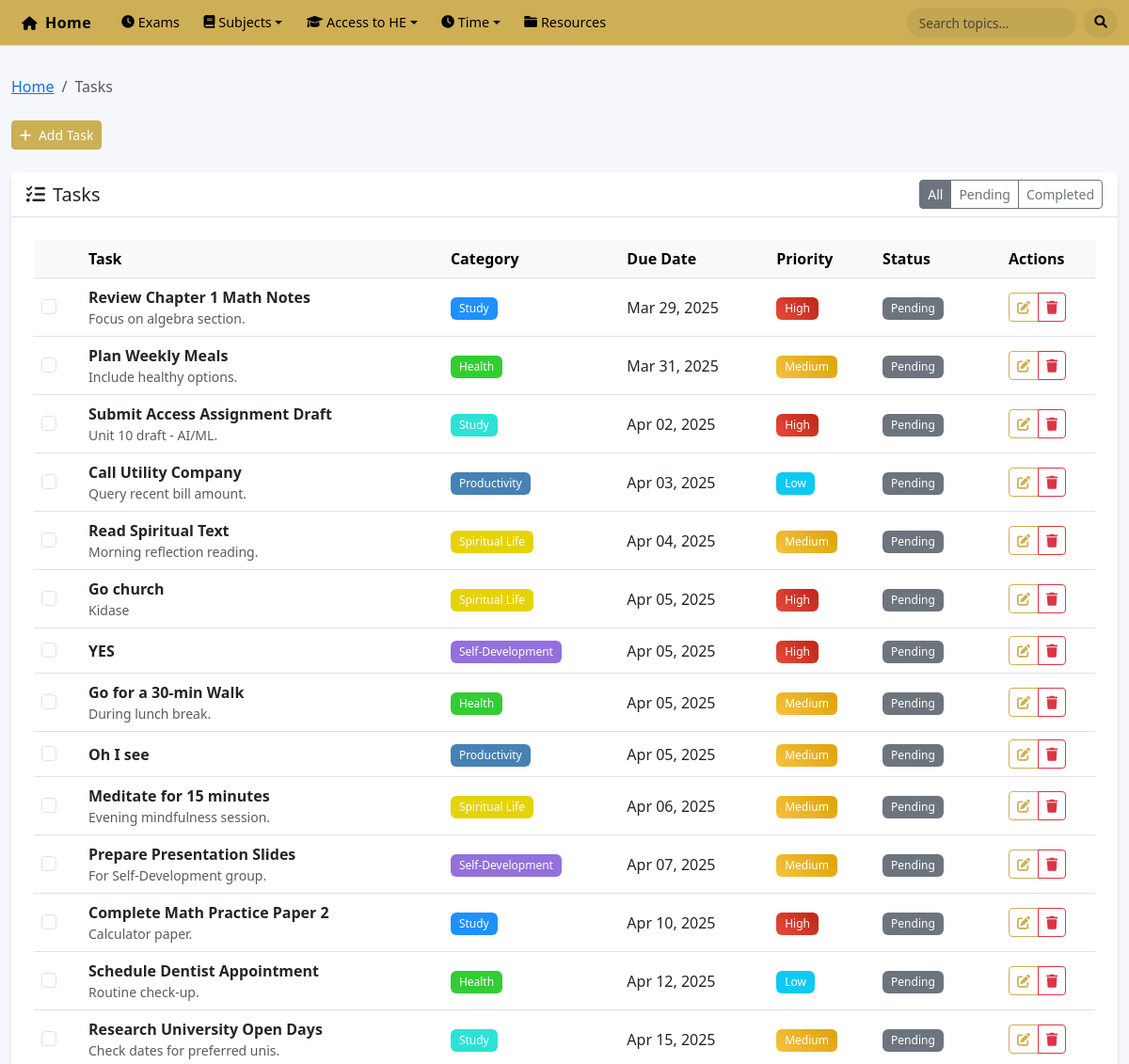
/pages/tasks.php (upper part), run on an earlier commit of the app's database.
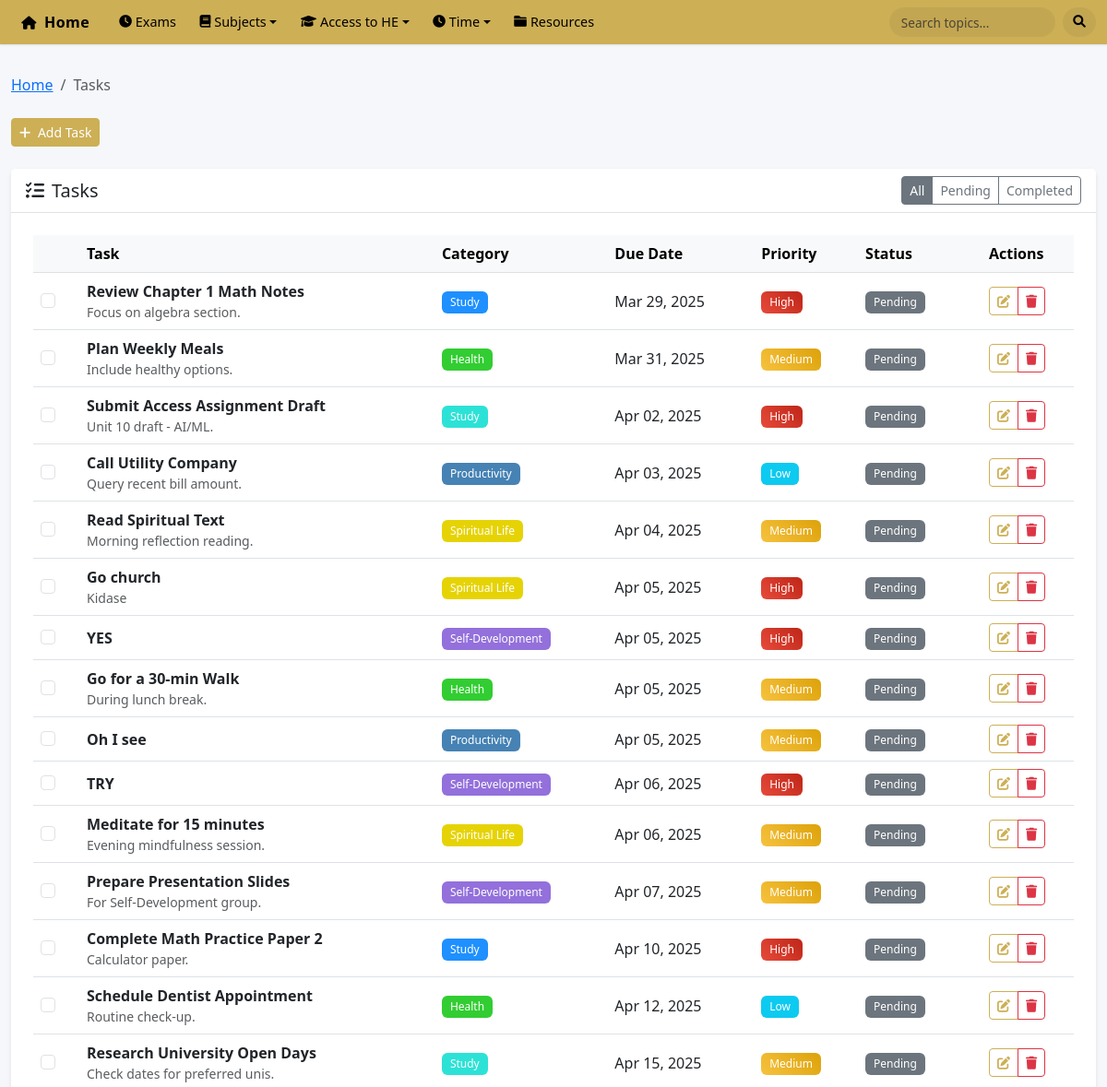
And on a later commit of the database.
### tables this page shows
CREATE TABLE `tasks` (
  `id` int(11) NOT NULL,
  `category_id` int(11) NOT NULL,
  `parent_task_id` int(11) DEFAULT NULL COMMENT 'For subtasks - references parent task',
  `title` varchar(255) NOT NULL,
  `description` text DEFAULT NULL,
  `task_type` enum('one-time','recurring') NOT NULL DEFAULT 'one-time',
  `priority` enum('low','medium','high') NOT NULL DEFAULT 'medium',
  `estimated_duration` int(11) DEFAULT 0 COMMENT 'Estimated duration in minutes',
  `due_date` date DEFAULT NULL,
  `due_time` time DEFAULT NULL,
  `status` enum('pending','in_progress','completed','not_done','snoozed') DEFAULT 'pending',
  `completion_percentage` decimal(5,2) DEFAULT 0.00,
  `is_active` tinyint(1) DEFAULT 1,
  `created_at` timestamp NOT NULL DEFAULT current_timestamp(),
  `updated_at` timestamp NOT NULL DEFAULT current_timestamp() ON UPDATE current_timestamp()
);

CREATE TABLE `task_categories` (
  `id` int(11) NOT NULL,
  `name` varchar(50) NOT NULL,
  `description` text DEFAULT NULL,
  `icon` varchar(50) DEFAULT 'fas fa-tasks' COMMENT 'Font Awesome icon class name',
  `color` varchar(7) DEFAULT '#6c757d',
  `display_order` int(11) DEFAULT 0,
  `is_active` tinyint(1) DEFAULT 1,
  `created_at` timestamp NOT NULL DEFAULT current_timestamp(),
  `updated_at` timestamp NOT NULL DEFAULT current_timestamp() ON UPDATE current_timestamp()
);

### pages/tasks.php (the view, shortened to what the changed rows need)
<?php
$breadcrumbs = [
    'Tasks' => null
];
require_once '../config/db_connect.php';
$tasks_query = "SELECT t.*, c.name as category_name, c.color as category_color
               FROM tasks t
               JOIN task_categories c ON t.category_id = c.id
               ORDER BY t.status ASC, t.due_date ASC, t.priority DESC";
$tasks_result = $conn->query($tasks_query);
include '../includes/header.php';
?>
<div class="card mb-4">
    <div class="card-body">
        <?php if ($tasks_result->num_rows > 0): ?>
            <div class="table-responsive">
                <table class="table table-hover align-middle" id="tasksTable">
                    <thead class="table-light">
                        <tr>
                            <th style="width: 50px;"></th>
                            <th>Task</th>
                            <th class="d-none d-md-table-cell">Category</th>
                            <th class="d-none d-md-table-cell">Due Date</th>
                            <th class="d-none d-md-table-cell">Priority</th>
                            <th class="d-none d-md-table-cell">Status</th>
                            <th style="width: 100px;">Actions</th>
                        </tr>
                    </thead>
                    <tbody>
                        <?php while ($task = $tasks_result->fetch_assoc()): ?>
                            <tr class="task-row <?php echo $task['status'] == 'completed' ? 'completed-task' : ''; ?>">
                                <td>
                                    <div class="form-check">
                                        <input class="form-check-input task-checkbox" type="checkbox" value="<?php echo $task['id']; ?>"
                                               <?php echo $task['status'] == 'completed' ? 'checked' : ''; ?>>
                                    </div>
                                </td>
                                <td>
                                    <div class="d-flex flex-column">
                                        <strong><?php echo htmlspecialchars($task['title']); ?></strong>
                                        <?php if ($task['description']): ?>
                                            <small class="text-muted"><?php echo htmlspecialchars($task['description']); ?></small>
                                        <?php endif; ?>
                                    </div>
                                </td>
                                <td class="d-none d-md-table-cell">
                                    <span class="badge" style="background-color: <?php echo htmlspecialchars($task['category_color']); ?>">
                                        <?php echo htmlspecialchars($task['category_name']); ?>
                                    </span>
                                </td>
                                <td class="d-none d-md-table-cell"><?php echo $task['due_date'] ? date('M d, Y', strtotime($task['due_date'])) : '-'; ?></td>
                                <td class="d-none d-md-table-cell">
                                    <span class="badge bg-<?php echo $task['priority'] == 'high' ? 'danger' : ($task['priority'] == 'medium' ? 'warning' : 'info'); ?>">
                                        <?php echo ucfirst($task['priority']); ?>
                                    </span>
                                </td>
                                <td class="d-none d-md-table-cell">
                                    <span class="badge bg-<?php echo $task['status'] == 'completed' ? 'success' : ($task['status'] == 'pending' ? 'secondary' : 'warning'); ?>">
                                        <?php echo ucfirst($task['status']); ?>
                                    </span>
                                </td>
                                <td>
                                    <div class="btn-group btn-group-sm">
                                        <button type="button" class="btn btn-outline-primary edit-task" data-task-id="<?php echo $task['id']; ?>">
                                            <i class="fas fa-edit"></i>
                                        </button>
                                        <button type="button" class="btn btn-outline-danger delete-task" data-task-id="<?php echo $task['id']; ?>">
                                            <i class="fas fa-trash"></i>
                                        </button>
                                    </div>
                                </td>
                            </tr>
                        <?php endwhile; ?>
                    </tbody>
                </table>
            </div>
        <?php endif; ?>
    </div>
</div>
<?php
include '../includes/footer.php';
?>

### includes/header.php (shortened to what the changed rows need)
<!DOCTYPE html>
<html lang="en">
<head>
    <link href="https://cdn.jsdelivr.net/npm/bootstrap@5.3.0-alpha1/dist/css/bootstrap.min.css" rel="stylesheet">
    <link rel="stylesheet" href="https://cdnjs.cloudflare.com/ajax/libs/font-awesome/6.0.0/css/all.min.css">
    <link rel="stylesheet" href="/assets/css/main.css">
    <link rel="stylesheet" href="/assets/css/responsive.css">
    <link href="https://cdn.jsdelivr.net/npm/flatpickr/dist/flatpickr.min.css" rel="stylesheet">
    <link href="/assets/css/reports.css" rel="stylesheet">
</head>
<body>
    <div class="wrapper">
        <div class="container-fluid mt-4">
            <?php if (isset($breadcrumbs)): ?>
            <nav aria-label="breadcrumb">
                <ol class="breadcrumb">
                    <li class="breadcrumb-item"><a href="/index.php">Home</a></li>
                    <?php foreach ($breadcrumbs as $label => $url): ?>
                        <?php if ($url): ?>
                            <li class="breadcrumb-item"><a href="<?php echo $url; ?>"><?php echo $label; ?></a></li>
                        <?php else: ?>
                            <li class="breadcrumb-item active" aria-current="page"><?php echo $label; ?></li>
                        <?php endif; ?>
                    <?php endforeach; ?>
                </ol>
            </nav>
            <?php endif; ?>

What changed in the data, as far as the page shows it:
added tasks: title "TRY", task_categories.name "Self-Development", due_date "Apr 06, 2025", priority "High", status "Pending"
